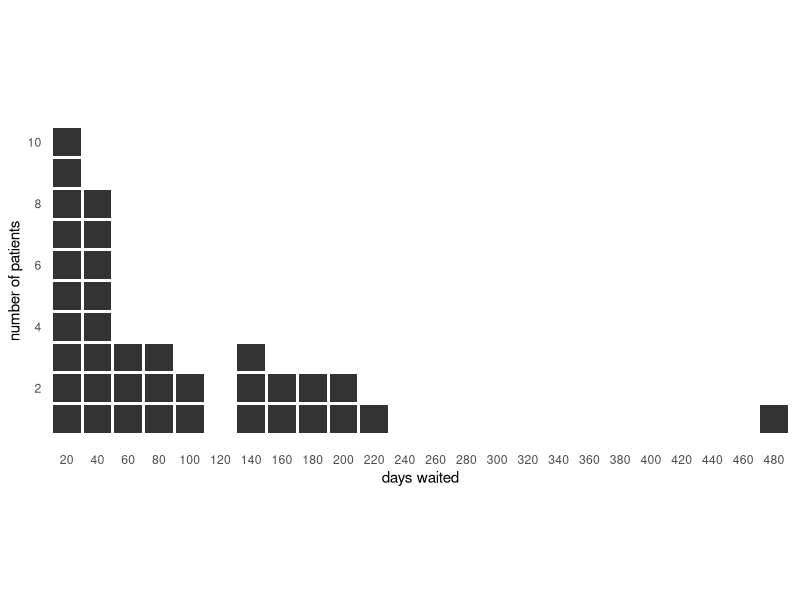
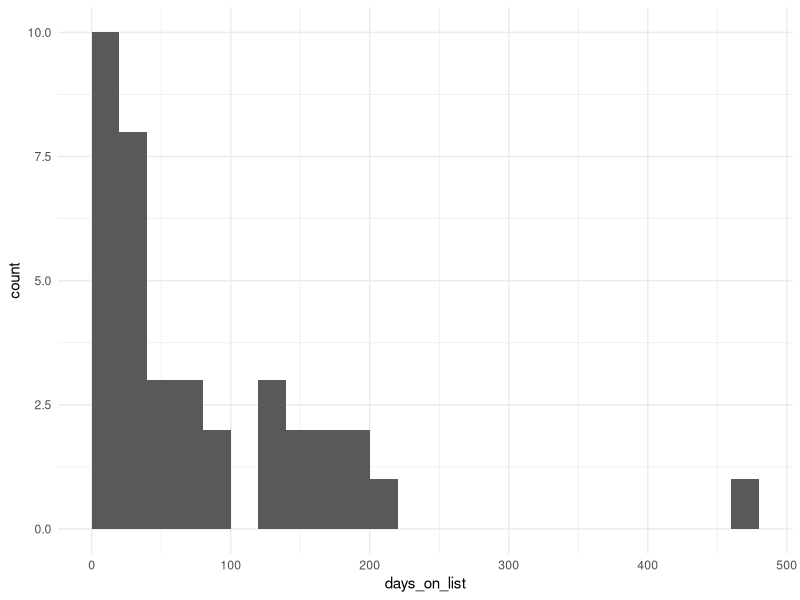

R code for these plots, in order: (Note: this script raises an error after producing the figures.)
## ---- chunk 1
library(tidyverse)
library(gganimate)
library(lubridate)
library(magrittr)

theme_set(theme_minimal())
## ---- chunk 2
wait_data <- read_csv("wait_data.csv", col_types = "DicDDc")
## ---- chunk 3
table(wait_data$date_for, wait_data$month_event)
## ---- chunk 4

wait_data %>%
  filter(date_for == as_date("2018/01/31")) %>%

  # bin the waiting days into bins 20 days wide
  # group by the bin and within each bin asssign a row number to each individual
  mutate(bin  = cut_width(days_on_list, 20, center = 10)) %>%
  group_by(bin) %>%
  mutate(row_id = row_number(days_on_list)) %>%
  ungroup() %>%

  # some regex to get just the right hand limit of each bin as a number
  # and use that as the leabel for the bins
  # number following a comma.
  # comma is a non-matching group
  # number is group 1
  # str_match returns a matrix - column one is the entire match.
  # column 2 is group 1 and so on
  mutate(bin = fct_relabel(bin, ~ str_match(.x, "(?:,)(\\d+)")[, 2])) %>%

  ggplot(aes(bin, row_id)) +
  geom_tile(width = 0.9, height = 0.9) +
  coord_equal()  +
  scale_x_discrete(drop = FALSE, name = "days waited") +
  scale_y_continuous(breaks = seq.int(2, 10, 2), name = "number of patients") +
  theme(panel.grid =  element_blank()) #+
  #annotate("text", x =10, y = 6, label ="waiting list")

## ---- chunk 5
  
wait_data %>%
  filter(date_for == as_date("2018/01/31") ) %>%
  ggplot(aes(days_on_list)) +
  geom_histogram(binwidth = 20, center = 10)
## ---- chunk 6
wait_data %>%

  # filter out added_and_removed in same month - too distracting
  # filter out removed - for now the pat_id will just disappear in the
  # month the patient is removed
  filter(month_event %in% c("waited", "added")) %>% 
  
  # bin the waiting days into bins 20 days wide
  # group by the date_for bin and within each bin asssign a row number to each
  # individual
  mutate(bin  = cut_width(days_on_list, 20, center = 10)) %>% 
  group_by(date_for, bin) %>% 
  mutate(row_id = row_number(days_on_list)) %>% 
  ungroup() %>% 
    
  # some regex to get just the right hand limit of each bin as a number
  # and use that as the leabel for the bins
  # number following a comma. 
  # comma is a non-matching group
  # number is group 1
  # str_match returns a matrix - column one is the entire match.
  # column 2 is group 1 and so on
  mutate(bin = fct_relabel(bin, ~ str_match(.x, "(?:,)(\\d+)")[, 2])) %>%

  #plotting code - TODO automate manual breaks
  ggplot(aes(bin, row_id, group = pat_id)) +
  geom_tile( width = 0.9, height = 0.9, fill = "mediumblue", alpha = 0.5) + 
  scale_x_discrete(breaks = seq.int(20, 720, 40),
                   drop = FALSE,
                   name = "days waited") +
  scale_y_continuous(breaks = seq.int(2, 20, 2), name = "number of patients") +
  coord_equal() +
  theme(panel.grid =  element_blank())   +
  labs(x = "days waited (up to)", title = "{format(frame_time, '%B %y')}")  +

  ## ANIMATE
  # frames
  transition_components(#id = pat_id,
                          #time = month  ,
                          time =  as_date(date_for),
                          enter_length = as_date(20),
                          exit_length =  as_date(20)  
                          ) +
  
  # entries and exits
  enter_grow( ) + 
  exit_shrink() +
  
  # easing of points algorithm
  ease_aes("cubic-in-out")  
    

 
 #save to file
  #gganimate::anim_save("wl.gif") 
  

  #transition_manual(frames = date_for) +
  #labs(x = "days waited (up to)", title = "{current_frame}")
  
   # 
   # transition_states(
   # date_for,
   # transition_length = 1,#0.5,
   # state_length = 0.5,#0.0001,
   # wrap = FALSE) +
   # labs(x = "days waited (up to)", title = "{closest_state}")
  
  # transition_time(
  #   as_date( date_for) )+
   # labs(x = "days waited (up to)", title = "{frame_time}")

  # transition_events(start = as_date(date_for)) +
  # labs(x = "days waited (up to)", title = "{frame_time}")
## ---- chunk 7
  #ref: https://stackoverflow.com/questions/52243942/charting-event-sequence-data-with-r/52248151#52248151

#wrangle data so for each pateint there is added event and a removed event 
# with a corresponding date (can be NA for removed event)
wait_data %>% 
  group_by(pat_id) %>% 
  summarise(added = max(added_date),
            removed = max(removed_date)) %>% 
  ungroup() %>% 
  gather("event" , "date", -pat_id) %>% 
  arrange( date) %>% 
  
  

ggplot(  aes(date, pat_id, color = event)) +
  geom_point(size = 2, shape = 'I') +
  #scale_y_reverse(breaks = 2*1:33) + 
  theme_minimal() +
  theme(panel.grid.major.y = element_blank(),
        panel.grid.minor.y = element_blank()) 
  
  
  wait_data %>% 
  group_by(pat_id) %>% 
  summarise(added = max(added_date),
            removed = max(removed_date)) %>% 
    filter(!is.na(removed)) %>% 
  
  ggplot(  aes(added, removed, color = "royalblue")) +
  geom_point(size = 3) +
  #scale_y_reverse(breaks = 2*1:33) + 
  theme_minimal() +
  theme(panel.grid.major.y = element_blank(),
        panel.grid.minor.y = element_blank()) +
  
  transition_events(start = added,
                    end = removed,
                    enter_length = as_date(3L),
                    exit_length = as_date(4L))
